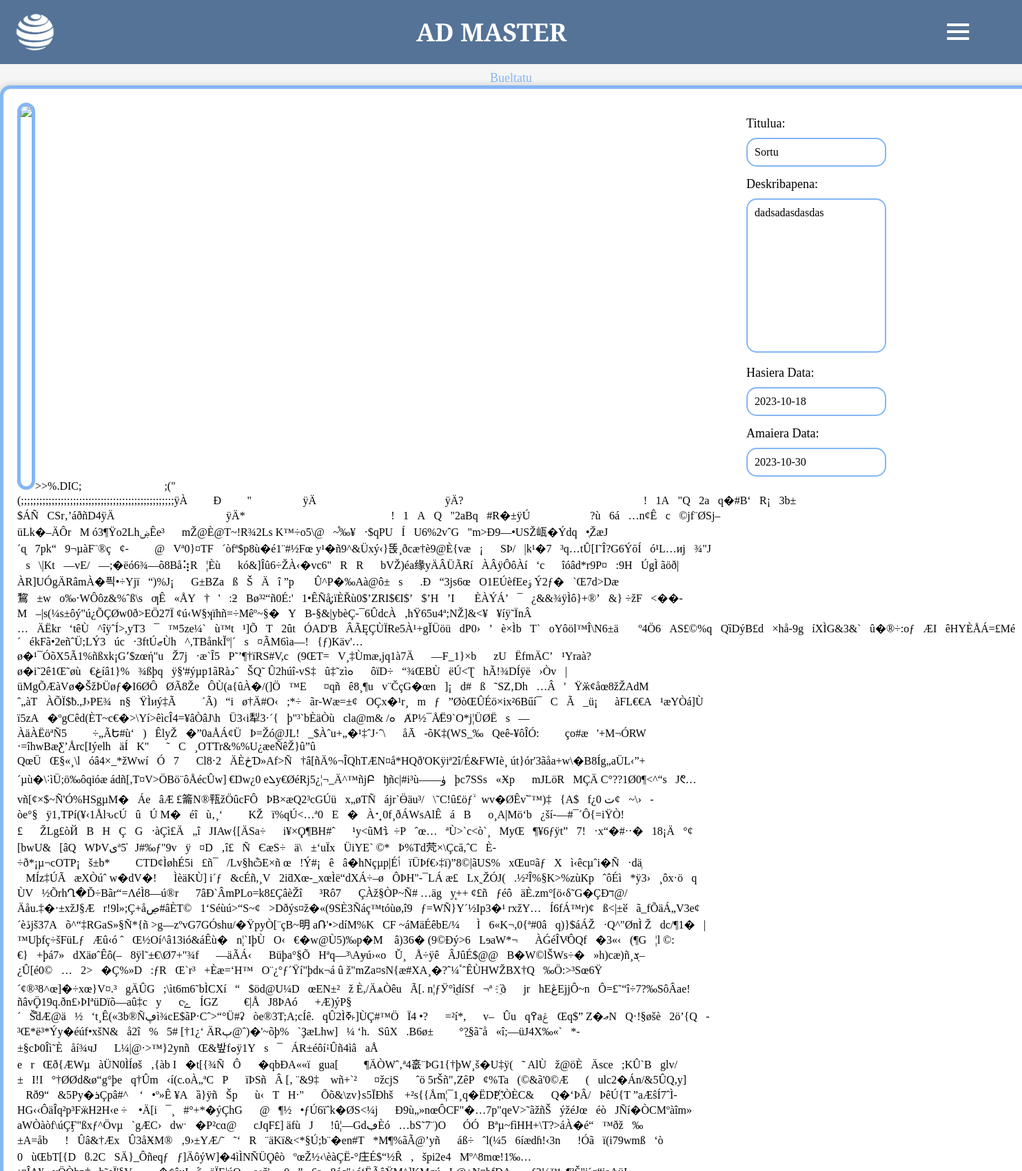
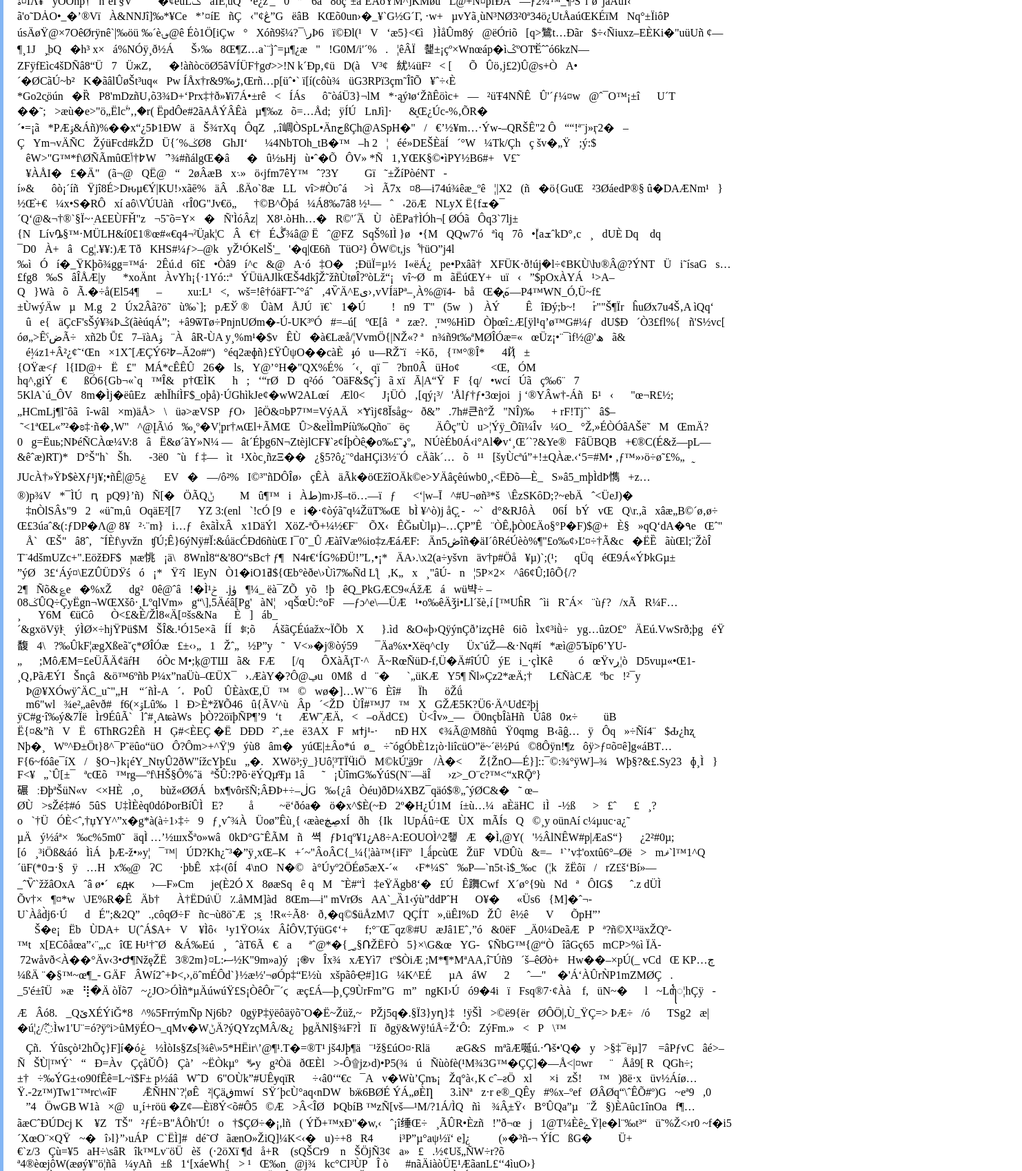
The page /Erronka1/detallesanuncio.php?anuncio_id=30 (upper part) on the database its author committed (2 pictures, top to bottom).
### tables this page shows
CREATE TABLE `anuncio` (
  `id_anuncio` int(4) NOT NULL,
  `titulo` varchar(255) DEFAULT NULL,
  `descripcion` varchar(255) DEFAULT NULL,
  `id_usuario` int(4) DEFAULT NULL,
  `fecha_inicio` date DEFAULT NULL,
  `fecha_final` date DEFAULT NULL,
  `imagen` longblob DEFAULT NULL
);

### Erronka1/detallesanuncio.php (the view, shortened to what this page needs)
<?php
if (isset($_SERVER['HTTP_REFERER'])) {
    $previousPage = $_SERVER['HTTP_REFERER'];
}
?>
<?php
include('Controller/conectardb.php');
if (isset($_GET['anuncio_id'])) {
    $anuncioId = $_GET['anuncio_id'];
    $sql = "SELECT * FROM anuncio WHERE id_anuncio = $anuncioId";
    $result = $miPDO->query($sql);
    if ($result->rowCount() > 0) {
        $row = $result->fetch(PDO::FETCH_ASSOC);
        $titulo = $row['titulo'];
        $descripcion = $row['descripcion'];
        $fechaInicio = $row['fecha_inicio'];
        $fechaFinal = $row['fecha_final'];
        $imagenURL = $row['imagen'];
    } else {
        echo "Anuncio no encontrado.";
        exit;
    }
} else {
    echo "ID de anuncio no proporcionado.";
    exit;
}
?>
<!DOCTYPE html>
<html>
<head>
    <link rel="stylesheet" href="../Erronka1/CSS/Orokorra.css">
    <link rel="stylesheet" href="../Erronka1/CSS/DetallesAnuncios.css">
    <link rel="stylesheet" href="../Erronka1/CSS/header.css">
    <link rel="stylesheet" href="../Erronka1/CSS/footer.css">
    <link href='https://unpkg.com/boxicons@2.1.4/css/boxicons.min.css' rel='stylesheet'>
</head>
<body>
    <?php include("layouts/header.php"); ?>
    <a href="<?php echo $previousPage; ?>">Bueltatu</a>
    <div class="formulario-container">
        <div class="image-section">
            <img src="../media/<?php echo $imagenURL; ?>" alt="Iragarkiaren Argazkia">
        </div>
        <div class="details-section">
            <div class="formulario">
                <label for="titulo">Titulua:</label>
                <input type="text" value="<?php echo $titulo; ?>" readonly>
                <label for="descripcion">Deskribapena:</label>
                <textarea readonly><?php echo $descripcion; ?></textarea>
                <label for="fecha_inicio">Hasiera Data:</label>
                <input type="text"  value="<?php echo $fechaInicio; ?>" readonly>
                <label for="fecha_final">Amaiera Data:</label>
                <input type="text"  value="<?php echo $fechaFinal; ?>" readonly>
            </div>
        </div>
    </div>
</body>
</html>

### Erronka1/CSS/Orokorra.css (style rules this page uses)
* { font-family: 'Young Serif', serif; }
body { background-color: whitesmoke; background-size: cover; background-position: center; margin: 0; padding: 0; font-family: 'Young Serif', serif; overflow-x: hidden; width: 100; min-height: 100vh; display: flex; flex-direction: column; }

### Erronka1/CSS/DetallesAnuncios.css (style rules this page uses)
* { font-family: 'Young Serif', serif; }
body { margin: 0; padding: 0; font-family: 'Young Serif', serif; overflow-x: hidden; width: 100; }
.formulario-container { max-width: 100%; margin: 0 auto; background-color: #fff; border: 5px solid #84b6f4; border-radius: 15px; padding: 20px; padding-right: 15 px; box-shadow: 0 0 10px rgba(0, 0, 0, 0.2); display: flex; flex-direction: row; align-items: flex-start; }
.formulario input[type="text"], .formulario textarea { color: black; width: 80%; padding: 10px; border: 2px solid #84b6f4; border-radius: 15px; font-size: 16px; margin-bottom: 15px; outline: none; resize: none; }
.formulario { max-width: 100%; width: auto; padding: 20px; padding-right: 0; }
label { display: flex; font-size: 18px; margin-bottom: 10px; }
textarea { width: 100%; height: 200px; padding: 10px; border: 2px solid #84b6f4; border-radius: 15px; font-size: 16px; margin-bottom: 15px; outline: none; resize: none; }
.image-section { max-width: 70%; max-height: 100%; min-height: 17%; }
.image-section img { max-width: 100%; border: 5px solid #84b6f4; border-radius: 15px; min-height: 552px; }
a { display: block; text-align: center; text-decoration: none; color: #84b6f4; font-size: 18px; margin-top: 10px; }

### Erronka1/CSS/header.css (style rules this page uses)
* { font-family: 'Young Serif', serif; }

### rows shown on the page
anuncio: imagen ">>%.DIC ;\u0001 \u000e \u000e \u0010\u0010 ;(\"(;;;;;;;;;;;;;;;;;;;;;;;;;;;;;;;;;;;;;;;;;;;;;;;;;;ÿÀ\u0011\b\u0002Ð\u0005\u0003\u0001\"\u0002\u0011\u0001\u0003\u0011\u0001ÿÄ \u0002\u0003\u0001\u0001\u0001\u0001\u0002\u0003\u0001\u0004\u0005\u0006\u0007\bÿÄ?\u0010\u0002\u0002\u0001\u0003\u0003\u0003\u0003\u0003\u0003\u0003\u0004\u0003\b\u0003\u0001\u0002\u0011\u0003\u0004\u0012!\u00051A\u0013\"Q\u00062a\u0014q�#B‘\u0007R¡\u00153b±$ÁÑ\u0016CSr‚’áðñD4ÿÄ\u001a\u0001\u0003\u0001\u0001\u0001\u0001\u0001\u0002\u0003\u0004\u0005\u0006ÿÄ*\u0011\u0001\u0001\u0002\u0002\u0002\u0002\u0002\u0002\u0002\u0002\u0002\u0003\u0001\u0002\u0011\u0003!\u00121\u0004A\u0013Q\u0014\"2aBq\u0005#R�±ÿÚ \u0003\u0001\u0002\u0011\u0003\u0011?ù\u001b6á\u0019…n¢Ê\u0010c\u0015©jf¨ØSj–üLk�–ÄÔr\u0007M ó3¶Ÿo2LhۻÊe³\u000f\u0011mŽ@È@T~!R¾2Ls K™÷o5\\@\u0007~֯‰¥\u0003·$qPU\u0011Í\u0011U6%2vˆG \"ٌm>Ð9—•USŽ㼘�Ýdq\u001b•ֶŽæJ´ɋ\u00067pk“ 9¬µàF¨® ç\u0006¢- \u001b @\u0015Vª0}¤TF\u0001´òfª$p8ù�é1¨#½Fœ y¹�ñ9^&Üxý‹}똕¸ðcæ†è9@È{væ\u000e¡\u0018\u001bSÞ/\u0011|k¹�7\u0001³q…tÛ[I˜Î?G6ÝōÍ\u0004ó¹L…иj\u001b¾\"J \u0019s\u0011\\|Kt\u0018—vЕ/ —;�ëó6¾—õ8Bå⢵R\u0015¦Èù\u0007 kó&]Îû6÷ŽÀ‹�vc6\"R R\u0010\u000ebVŽ)éa缘yӒÂÜÃɌí\u0004ÀÂÿÔôÀí\u0003‘c\u0019 îóâd*r9P¤\u0001:9H ÚgÌ ãöð|ÀR]UÓgÄRâmÀ�픡•÷Yjï “)%J¡\u0002\bG±BZa\u001bß\u0010Š\u0006Ä\bî ”p \u0018 Û^P�‰Aà@ô±\u0007s\u0007\u001b.Ð “3js6œ\u0016O1EÚèfEeۏ Ý2ƒ�\u0016`Œ7d>Dæ鵹\u000e±w\u0012o‰·WÔôz&%ˆß\\s ƣÊ\u001b«ÅY\u0003†\u0016 '\u0011:ƻ\u0016Bø³²“ñ0É:'…", titulo "Sortu", descripcion "dadsadasdasdas", fecha_inicio "2023-10-18", fecha_final "2023-10-30"
